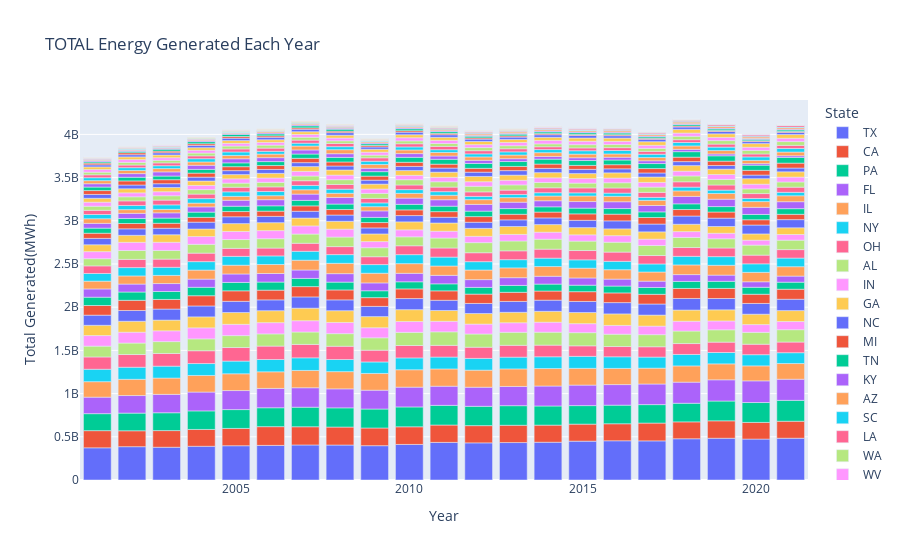

Notebook source saved alongside this figure:
### Markdown cell above
# Graphs

### Code cell
#heres a terrible example of a graph, decided to do the map instead

df = query_data()

fig = px.bar(df, x="Year", y="Total Generated(MWh)", 
             color = "State", title="TOTAL Energy Generated Each Year")
fig.show()

### Figure 1 — Plotly figure (JSON) as saved in the notebook; plotly's stock layout.template omitted (floating-point values rounded to 4 significant figures)
{"data": [{"alignmentgroup": "True", "hovertemplate": "State=TX<br>Year=%{x}<br>Total Generated(MWh)=%{y}<extra></extra>", "legendgroup": "TX", "marker": {"color": "#636efa", "pattern": {"shape": ""}}, "name": "TX", "offsetgroup": "TX", "orientation": "v", "showlegend": true, "textposition": "auto", "type": "bar", "x": [2001, 2002, 2003, 2004, 2005, 2006, 2007, 2008, 2009, 2010, 2011, 2012, 2013, 2014, 2015, 2016, 2017, 2018, 2019, 2020, 2021], "xaxis": "x", "y": [372580005, 385628540, 379199685, 390299148, 396668727, 400582880, 405492289, 404787783, 397167903, 411695049, 435500000.0, 429800000.0, 433400000.0, 437200000.0, 449826340, 454047593, 452794380, 477352431, 483201027, 473514914, 483561769], "yaxis": "y"}, {"alignmentgroup": "True", "hovertemplate": "State=CA<br>Year=%{x}<br>Total Generated(MWh)=%{y}<extra></extra>", "legendgroup": "CA", "marker": {"color": "#EF553B", "pattern": {"shape": ""}}, "name": "CA", "offsetgroup": "CA", "orientation": "v", "showlegend": true, "textposition": "auto", "type": "bar", "x": [2001, 2002, 2003, 2004, 2005, 2006, 2007, 2008, 2009, 2010, 2011, 2012, 2013, 2014, 2015, 2016, 2017, 2018, 2019, 2020, 2021], "xaxis": "x", "y": [198596072, 184210032, 192788542, 194780362, 200292813, 216798689, 210847585, 207984265, 204776141, 204125606, 200800000.0, 199500000.0, 200100000.0, 197700000.0, 196703848, 196963225, 206146518, 195465640, 201784202, 193074939, 196727116], "yaxis": "y"}, {"alignmentgroup": "True", "hovertemplate": "State=PA<br>Year=%{x}<br>Total Generated(MWh)=%{y}<extra></extra>", "legendgroup": "PA", "marker": {"color": "#00cc96", "pattern": {"shape": ""}}, "name": "PA", "offsetgroup": "PA", "orientation": "v", "showlegend": true, "textposition": "auto", "type": "bar", "x": [2001, 2002, 2003, 2004, 2005, 2006, 2007, 2008, 2009, 2010, 2011, 2012, 2013, 2014, 2015, 2016, 2017, 2018, 2019, 2020, 2021], "xaxis": "x", "y": [196576590, 204322879, 206349515, 214658499, 218091134, 218811600, 226088345, 222350938, 219496145, 229752315, 227600000.0, 223400000.0, 226800000.0, 221700000.0, 214572305, 215066511, 213639299, 215385830, 228995336, 230143281, 241648365], "yaxis": "y"}, {"alignmentgroup": "True", "hovertemplate": "State=FL<br>Year=%{x}<br>Total Generated(MWh)=%{y}<extra></extra>", "legendgroup": "FL", "marker": {"color": "#ab63fa", "pattern": {"shape": ""}}, "name": "FL", "offsetgroup": "FL", "orientation": "v", "showlegend": true, "textposition": "auto", "type": "bar", "x": [2001, 2002, 2003, 2004, 2005, 2006, 2007, 2008, 2009, 2010, 2011, 2012, 2013, 2014, 2015, 2016, 2017, 2018, 2019, 2020, 2021], "xaxis": "x", "y": [190945343, 203352773, 212610013, 218117924, 220256414, 223751621, 225416070, 219636829, 217952315, 229095941, 221900000.0, 221100000.0, 222400000.0, 231100000.0, 237412630, 238262141, 238413436, 244252041, 245603489, 250827799, 244401038], "yaxis": "y"}, {"alignmentgroup": "True", "hovertemplate": "State=IL<br>Year=%{x}<br>Total Generated(MWh)=%{y}<extra></extra>", "legendgroup": "IL", "marker": {"color": "#FFA15A", "pattern": {"shape": ""}}, "name": "IL", "offsetgroup": "IL", "orientation": "v", "showlegend": true, "textposition": "auto", "type": "bar", "x": [2001, 2002, 2003, 2004, 2005, 2006, 2007, 2008, 2009, 2010, 2011, 2012, 2013, 2014, 2015, 2016, 2017, 2018, 2019, 2020, 2021], "xaxis": "x", "y": [179249282, 188054455, 189055262, 191957779, 194120144, 192426964, 200260686, 199475174, 193864366, 201351874, 199500000.0, 197600000.0, 203000000.0, 202400000.0, 193952044, 187289136, 183591568, 188003357, 184470055, 173394537, 181859377], "yaxis": "y"}, {"alignmentgroup": "True", "hovertemplate": "State=NY<br>Year=%{x}<br>Total Generated(MWh)=%{y}<extra></extra>", "legendgroup": "NY", "marker": {"color": "#19d3f3", "pattern": {"shape": ""}}, "name": "NY", "offsetgroup": "NY", "orientation": "v", "showlegend": true, "textposition": "auto", "type": "bar", "x": [2001, 2002, 2003, 2004, 2005, 2006, 2007, 2008, 2009, 2010, 2011, 2012, 2013, 2014, 2015, 2016, 2017, 2018, 2019, 2020, 2021], "xaxis": "x", "y": [143914556, 139591688, 137643315, 137964803, 146887426, 142265439, 145878689, 140322095, 133150559, 136961659, 137600000.0, 135800000.0, 136100000.0, 136300000.0, 138627721, 134417111, 128065081, 132520504, 131603283, 129430273, 125226026], "yaxis": "y"}, {"alignmentgroup": "True", "hovertemplate": "State=OH<br>Year=%{x}<br>Total Generated(MWh)=%{y}<extra></extra>", "legendgroup": "OH", "marker": {"color": "#FF6692", "pattern": {"shape": ""}}, "name": "OH", "offsetgroup": "OH", "orientation": "v", "showlegend": true, "textposition": "auto", "type": "bar", "x": [2001, 2002, 2003, 2004, 2005, 2006, 2007, 2008, 2009, 2010, 2011, 2012, 2013, 2014, 2015, 2016, 2017, 2018, 2019, 2020, 2021], "xaxis": "x", "y": [142261809, 147068847, 146638134, 148345902, 156976328, 155434073, 155155549, 153412250, 136090221, 143598338, 135600000.0, 129700000.0, 137300000.0, 134600000.0, 121893401, 118922063, 119554368, 126184608, 120001123, 120992735, 123335613], "yaxis": "y"}, {"alignmentgroup": "True", "hovertemplate": "State=AL<br>Year=%{x}<br>Total Generated(MWh)=%{y}<extra></extra>", "legendgroup": "AL", "marker": {"color": "#B6E880", "pattern": {"shape": ""}}, "name": "AL", "offsetgroup": "AL", "orientation": "v", "showlegend": true, "textposition": "auto", "type": "bar", "x": [2001, 2002, 2003, 2004, 2005, 2006, 2007, 2008, 2009, 2010, 2011, 2012, 2013, 2014, 2015, 2016, 2017, 2018, 2019, 2020, 2021], "xaxis": "x", "y": [125345113, 132920673, 137487221, 137354767, 137948574, 140895443, 143826269, 145869896, 143255560, 152150510, 156300000.0, 152900000.0, 150600000.0, 150000000.0, 152477427, 142385096, 139964248, 145057996, 142679432, 137542696, 142955133], "yaxis": "y"}, {"alignmentgroup": "True", "hovertemplate": "State=IN<br>Year=%{x}<br>Total Generated(MWh)=%{y}<extra></extra>", "legendgroup": "IN", "marker": {"color": "#FF97FF", "pattern": {"shape": ""}}, "name": "IN", "offsetgroup": "IN", "orientation": "v", "showlegend": true, "textposition": "auto", "type": "bar", "x": [2001, 2002, 2003, 2004, 2005, 2006, 2007, 2008, 2009, 2010, 2011, 2012, 2013, 2014, 2015, 2016, 2017, 2018, 2019, 2020, 2021], "xaxis": "x", "y": [122569671, 125608143, 124888223, 127770404, 130371568, 130489790, 130638000, 129510293, 116670281, 125180735, 122100000.0, 114700000.0, 110400000.0, 115600000.0, 104019268, 101759065, 98929813, 113459711, 102505382, 89956918, 94565161], "yaxis": "y"}, {"alignmentgroup": "True", "hovertemplate": "State=GA<br>Year=%{x}<br>Total Generated(MWh)=%{y}<extra></extra>", "legendgroup": "GA", "marker": {"color": "#FECB52", "pattern": {"shape": ""}}, "name": "GA", "offsetgroup": "GA", "orientation": "v", "showlegend": true, "textposition": "auto", "type": "bar", "x": [2001, 2002, 2003, 2004, 2005, 2006, 2007, 2008, 2009, 2010, 2011, 2012, 2013, 2014, 2015, 2016, 2017, 2018, 2019, 2020, 2021], "xaxis": "x", "y": [118316789, 126512214, 124076832, 126812719, 136667894, 138010206, 145155152, 136173402, 128698377, 137576939, 124800000.0, 122300000.0, 121000000.0, 126000000.0, 128817889, 133380413, 127455319, 129239379, 128691566, 120125999, 126530745], "yaxis": "y"}, {"alignmentgroup": "True", "hovertemplate": "State=NC<br>Year=%{x}<br>Total Generated(MWh)=%{y}<extra></extra>", "legendgroup": "NC", "marker": {"color": "#636efa", "pattern": {"shape": ""}}, "name": "NC", "offsetgroup": "NC", "orientation": "v", "showlegend": true, "textposition": "auto", "type": "bar", "x": [2001, 2002, 2003, 2004, 2005, 2006, 2007, 2008, 2009, 2010, 2011, 2012, 2013, 2014, 2015, 2016, 2017, 2018, 2019, 2020, 2021], "xaxis": "x", "y": [117495851, 124468026, 127582321, 126329962, 129748582, 125214786, 130115295, 125239062, 118407401, 128678483, 118400000.0, 116700000.0, 125900000.0, 128900000.0, 128388445, 130779155, 128468116, 134249499, 131173856, 124363444, 131262686], "yaxis": "y"}, {"alignmentgroup": "True", "hovertemplate": "State=MI<br>Year=%{x}<br>Total Generated(MWh)=%{y}<extra></extra>", "legendgroup": "MI", "marker": {"color": "#EF553B", "pattern": {"shape": ""}}, "name": "MI", "offsetgroup": "MI", "orientation": "v", "showlegend": true, "textposition": "auto", "type": "bar", "x": [2001, 2002, 2003, 2004, 2005, 2006, 2007, 2008, 2009, 2010, 2011, 2012, 2013, 2014, 2015, 2016, 2017, 2018, 2019, 2020, 2021], "xaxis": "x", "y": [111845610, 117889086, 111347061, 118487270, 121619776, 112556731, 119309942, 114989800, 101202612, 111551380, 109200000.0, 108200000.0, 105400000.0, 105800000.0, 113008049, 112121797, 112313502, 115837098, 116701342, 106624721, 116045383], "yaxis": "y"}, {"alignmentgroup": "True", "hovertemplate": "State=TN<br>Year=%{x}<br>Total Generated(MWh)=%{y}<extra></extra>", "legendgroup": "TN", "marker": {"color": "#00cc96", "pattern": {"shape": ""}}, "name": "TN", "offsetgroup": "TN", "orientation": "v", "showlegend": true, "textposition": "auto", "type": "bar", "x": [2001, 2002, 2003, 2004, 2005, 2006, 2007, 2008, 2009, 2010, 2011, 2012, 2013, 2014, 2015, 2016, 2017, 2018, 2019, 2020, 2021], "xaxis": "x", "y": [96221976, 96114266, 92221799, 97594551, 97117165, 93911104, 95113410, 90663312, 79716892, 82348621, 81100000.0, 77720000.0, 79650000.0, 80260000.0, 75214641, 79340638, 79046219, 81554914, 82327116, 80566009, 81478887], "yaxis": "y"}, {"alignmentgroup": "True", "hovertemplate": "State=KY<br>Year=%{x}<br>Total Generated(MWh)=%{y}<extra></extra>", "legendgroup": "KY", "marker": {"color": "#ab63fa", "pattern": {"shape": ""}}, "name": "KY", "offsetgroup": "KY", "orientation": "v", "showlegend": true, "textposition": "auto", "type": "bar", "x": [2001, 2002, 2003, 2004, 2005, 2006, 2007, 2008, 2009, 2010, 2011, 2012, 2013, 2014, 2015, 2016, 2017, 2018, 2019, 2020, 2021], "xaxis": "x", "y": [95417625, 92106668, 91718817, 94529945, 97822424, 98792014, 97225318, 97863340, 90630423, 98217655, 98350000.0, 89950000.0, 89740000.0, 90740000.0, 83543664, 80273504, 73179188, 78804503, 71804253, 63539006, 70554259], "yaxis": "y"}, {"alignmentgroup": "True", "hovertemplate": "State=AZ<br>Year=%{x}<br>Total Generated(MWh)=%{y}<extra></extra>", "legendgroup": "AZ", "marker": {"color": "#FFA15A", "pattern": {"shape": ""}}, "name": "AZ", "offsetgroup": "AZ", "orientation": "v", "showlegend": true, "textposition": "auto", "type": "bar", "x": [2001, 2002, 2003, 2004, 2005, 2006, 2007, 2008, 2009, 2010, 2011, 2012, 2013, 2014, 2015, 2016, 2017, 2018, 2019, 2020, 2021], "xaxis": "x", "y": [89911272, 94131661, 94396218, 104564139, 101478648, 104392526, 113340970, 119459172, 111971249, 111750959, 108100000.0, 110900000.0, 113300000.0, 112400000.0, 113142051, 108763448, 105851768, 111925139, 113551989, 109305061, 108608535], "yaxis": "y"}, {"alignmentgroup": "True", "hovertemplate": "State=SC<br>Year=%{x}<br>Total Generated(MWh)=%{y}<extra></extra>", "legendgroup": "SC", "marker": {"color": "#19d3f3", "pattern": {"shape": ""}}, "name": "SC", "offsetgroup": "SC", "orientation": "v", "showlegend": true, "textposition": "auto", "type": "bar", "x": [2001, 2002, 2003, 2004, 2005, 2006, 2007, 2008, 2009, 2010, 2011, 2012, 2013, 2014, 2015, 2016, 2017, 2018, 2019, 2020, 2021], "xaxis": "x", "y": [89158990, 96563496, 93772679, 97939931, 102514657, 99267606, 103402136, 100978011, 100125486, 104153132, 103000000.0, 96760000.0, 95250000.0, 97100000.0, 96532213, 96985768, 93080943, 99364084, 100107510, 98528808, 99924409], "yaxis": "y"}, {"alignmentgroup": "True", "hovertemplate": "State=LA<br>Year=%{x}<br>Total Generated(MWh)=%{y}<extra></extra>", "legendgroup": "LA", "marker": {"color": "#FF6692", "pattern": {"shape": ""}}, "name": "LA", "offsetgroup": "LA", "orientation": "v", "showlegend": true, "textposition": "auto", "type": "bar", "x": [2001, 2002, 2003, 2004, 2005, 2006, 2007, 2008, 2009, 2010, 2011, 2012, 2013, 2014, 2015, 2016, 2017, 2018, 2019, 2020, 2021], "xaxis": "x", "y": [87894379, 94970964, 94885041, 98172296, 92616878, 90921830, 92578327, 92453137, 90993681, 102884943, 105500000.0, 103400000.0, 102000000.0, 104000000.0, 107812355, 107268801, 97719216, 102128483, 100174762, 100773776, 98061967], "yaxis": "y"}, {"alignmentgroup": "True", "hovertemplate": "State=WA<br>Year=%{x}<br>Total Generated(MWh)=%{y}<extra></extra>", "legendgroup": "WA", "marker": {"color": "#B6E880", "pattern": {"shape": ""}}, "name": "WA", "offsetgroup": "WA", "orientation": "v", "showlegend": true, "textposition": "auto", "type": "bar", "x": [2001, 2002, 2003, 2004, 2005, 2006, 2007, 2008, 2009, 2010, 2011, 2012, 2013, 2014, 2015, 2016, 2017, 2018, 2019, 2020, 2021], "xaxis": "x", "y": [83048670, 102765050, 100094687, 102165055, 101965854, 108203152, 106990209, 110828460, 104470128, 103472724, 115300000.0, 116800000.0, 114200000.0, 115400000.0, 109287463, 114086577, 115912082, 116756733, 106463607, 116114469, 109122726], "yaxis": "y"}, {"alignmentgroup": "True", "hovertemplate": "State=WV<br>Year=%{x}<br>Total Generated(MWh)=%{y}<extra></extra>", "legendgroup": "WV", "marker": {"color": "#FF97FF", "pattern": {"shape": ""}}, "name": "WV", "offsetgroup": "WV", "orientation": "v", "showlegend": true, "textposition": "auto", "type": "bar", "x": [2001, 2002, 2003, 2004, 2005, 2006, 2007, 2008, 2009, 2010, 2011, 2012, 2013, 2014, 2015, 2016, 2017, 2018, 2019, 2020, 2021], "xaxis": "x", "y": [81836725, 94761753, 94711550, 89749564, 93626282, 93815804, 93933111, 91123096, 70782514, 80788945, 79000000.0, 73410000.0, 75860000.0, 81160000.0, 72295267, 75942961, 73357081, 67249025, 63925644, 56661537, 65630564], "yaxis": "y"}, {"alignmentgroup": "True", "hovertemplate": "State=MO<br>Year=%{x}<br>Total Generated(MWh)=%{y}<extra></extra>", "legendgroup": "MO", "marker": {"color": "#FECB52", "pattern": {"shape": ""}}, "name": "MO", "offsetgroup": "MO", "orientation": "v", "showlegend": true, "textposition": "auto", "type": "bar", "x": [2001, 2002, 2003, 2004, 2005, 2006, 2007, 2008, 2009, 2010, 2011, 2012, 2013, 2014, 2015, 2016, 2017, 2018, 2019, 2020, 2021], "xaxis": "x", "y": [79544872, 81162196, 87225088, 87632907, 90828231, 91686350, 91153082, 91028792, 88354274, 92312991, 94930000.0, 91800000.0, 91630000.0, 88070000.0, 83640062, 78611513, 84606734, 85095387, 78278748, 72567870, 77815983], "yaxis": "y"}, {"alignmentgroup": "True", "hovertemplate": "State=VA<br>Year=%{x}<br>Total Generated(MWh)=%{y}<extra></extra>", "legendgroup": "VA", "marker": {"color": "#636efa", "pattern": {"shape": ""}}, "name": "VA", "offsetgroup": "VA", "orientation": "v", "showlegend": true, "textposition": "auto", "type": "bar", "x": [2001, 2002, 2003, 2004, 2005, 2006, 2007, 2008, 2009, 2010, 2011, 2012, 2013, 2014, 2015, 2016, 2017, 2018, 2019, 2020, 2021], "xaxis": "x", "y": [74104748, 75005656, 75309422, 78900045, 78943043, 73069539, 78360516, 72678536, 70082062, 72966459, 66660000.0, 70740000.0, 76900000.0, 77320000.0, 84411589, 92554880, 90417153, 95509121, 96827640, 103056188, 94309019], "yaxis": "y"}, {"alignmentgroup": "True", "hovertemplate": "State=NJ<br>Year=%{x}<br>Total Generated(MWh)=%{y}<extra></extra>", "legendgroup": "NJ", "marker": {"color": "#EF553B", "pattern": {"shape": ""}}, "name": "NJ", "offsetgroup": "NJ", "orientation": "v", "showlegend": true, "textposition": "auto", "type": "bar", "x": [2001, 2002, 2003, 2004, 2005, 2006, 2007, 2008, 2009, 2010, 2011, 2012, 2013, 2014, 2015, 2016, 2017, 2018, 2019, 2020, 2021], "xaxis": "x", "y": [59421262, 61569385, 57399354, 55882361, 60549582, 60700136, 62671247, 63674794, 61811249, 65682498, 64690000.0, 65260000.0, 64750000.0, 67460000.0, 74608860, 77611405, 75644515, 75033596, 71018779, 61106462, 61386527], "yaxis": "y"}, {"alignmentgroup": "True", "hovertemplate": "State=WI<br>Year=%{x}<br>Total Generated(MWh)=%{y}<extra></extra>", "legendgroup": "WI", "marker": {"color": "#00cc96", "pattern": {"shape": ""}}, "name": "WI", "offsetgroup": "WI", "orientation": "v", "showlegend": true, "textposition": "auto", "type": "bar", "x": [2001, 2002, 2003, 2004, 2005, 2006, 2007, 2008, 2009, 2010, 2011, 2012, 2013, 2014, 2015, 2016, 2017, 2018, 2019, 2020, 2021], "xaxis": "x", "y": [58763434, 58431436, 60122427, 60444944, 61824659, 61639846, 63390625, 63479547, 59959055, 64314068, 63290000.0, 63740000.0, 65960000.0, 60770000.0, 66360181, 64966609, 65107333, 65936801, 62774297, 61448549, 65478679], "yaxis": "y"}, {"alignmentgroup": "True", "hovertemplate": "State=OK<br>Year=%{x}<br>Total Generated(MWh)=%{y}<extra></extra>", "legendgroup": "OK", "marker": {"color": "#ab63fa", "pattern": {"shape": ""}}, "name": "OK", "offsetgroup": "OK", "orientation": "v", "showlegend": true, "textposition": "auto", "type": "bar", "x": [2001, 2002, 2003, 2004, 2005, 2006, 2007, 2008, 2009, 2010, 2011, 2012, 2013, 2014, 2015, 2016, 2017, 2018, 2019, 2020, 2021], "xaxis": "x", "y": [55249453, 59183418, 60626862, 60729562, 68607829, 70614878, 72819091, 76328906, 75066814, 72250731, 74610000.0, 77900000.0, 73670000.0, 70300000.0, 76135599, 78655011, 73731653, 86223721, 85216502, 82297835, 80564122], "yaxis": "y"}, {"alignmentgroup": "True", "hovertemplate": "State=MS<br>Year=%{x}<br>Total Generated(MWh)=%{y}<extra></extra>", "legendgroup": "MS", "marker": {"color": "#FFA15A", "pattern": {"shape": ""}}, "name": "MS", "offsetgroup": "MS", "orientation": "v", "showlegend": true, "textposition": "auto", "type": "bar", "x": [2001, 2002, 2003, 2004, 2005, 2006, 2007, 2008, 2009, 2010, 2011, 2012, 2013, 2014, 2015, 2016, 2017, 2018, 2019, 2020, 2021], "xaxis": "x", "y": [53446448, 42888814, 40148276, 43662613, 45067453, 46228847, 50043691, 48205710, 48701483, 54487269, 51570000.0, 54580000.0, 52810000.0, 54860000.0, 64757867, 62881298, 59727634, 63473769, 65958757, 66581789, 68713324], "yaxis": "y"}, {"alignmentgroup": "True", "hovertemplate": "State=MD<br>Year=%{x}<br>Total Generated(MWh)=%{y}<extra></extra>", "legendgroup": "MD", "marker": {"color": "#19d3f3", "pattern": {"shape": ""}}, "name": "MD", "offsetgroup": "MD", "orientation": "v", "showlegend": true, "textposition": "auto", "type": "bar", "x": [2001, 2002, 2003, 2004, 2005, 2006, 2007, 2008, 2009, 2010, 2011, 2012, 2013, 2014, 2015, 2016, 2017, 2018, 2019, 2020, 2021], "xaxis": "x", "y": [49062341, 48279085, 52244244, 52052781, 52661606, 48956890, 50197928, 47360962, 43774832, 43607257, 41820000.0, 37810000.0, 35850000.0, 38020000.0, 36365540, 37166684, 34104077, 43809646, 39328700, 36029207, 39719296], "yaxis": "y"}, {"alignmentgroup": "True", "hovertemplate": "State=MN<br>Year=%{x}<br>Total Generated(MWh)=%{y}<extra></extra>", "legendgroup": "MN", "marker": {"color": "#FF6692", "pattern": {"shape": ""}}, "name": "MN", "offsetgroup": "MN", "orientation": "v", "showlegend": true, "textposition": "auto", "type": "bar", "x": [2001, 2002, 2003, 2004, 2005, 2006, 2007, 2008, 2009, 2010, 2011, 2012, 2013, 2014, 2015, 2016, 2017, 2018, 2019, 2020, 2021], "xaxis": "x", "y": [48523223, 52777958, 55050985, 52364129, 53018994, 53237796, 54477651, 54763364, 52491840, 53670220, 53120000.0, 52190000.0, 51300000.0, 56830000.0, 56979768, 59478759, 58748839, 61517452, 59379390, 56510140, 59628025], "yaxis": "y"}, {"alignmentgroup": "True", "hovertemplate": "State=AR<br>Year=%{x}<br>Total Generated(MWh)=%{y}<extra></extra>", "legendgroup": "AR", "marker": {"color": "#B6E880", "pattern": {"shape": ""}}, "name": "AR", "offsetgroup": "AR", "orientation": "v", "showlegend": true, "textposition": "auto", "type": "bar", "x": [2001, 2002, 2003, 2004, 2005, 2006, 2007, 2008, 2009, 2010, 2011, 2012, 2013, 2014, 2015, 2016, 2017, 2018, 2019, 2020, 2021], "xaxis": "x", "y": [47192036, 47611641, 50401105, 51927641, 47794508, 52168698, 54596236, 55050528, 57457747, 61000191, 61310000.0, 65010000.0, 60320000.0, 61580000.0, 55559424, 60445056, 60775219, 67999360, 64442895, 54641263, 60230137], "yaxis": "y"}, {"alignmentgroup": "True", "hovertemplate": "State=CO<br>Year=%{x}<br>Total Generated(MWh)=%{y}<extra></extra>", "legendgroup": "CO", "marker": {"color": "#FF97FF", "pattern": {"shape": ""}}, "name": "CO", "offsetgroup": "CO", "orientation": "v", "showlegend": true, "textposition": "auto", "type": "bar", "x": [2001, 2002, 2003, 2004, 2005, 2006, 2007, 2008, 2009, 2010, 2011, 2012, 2013, 2014, 2015, 2016, 2017, 2018, 2019, 2020, 2021], "xaxis": "x", "y": [46876003, 45600391, 46616787, 47869505, 49616696, 50698353, 53907490, 53441593, 50565953, 50720788, 51430000.0, 52560000.0, 52940000.0, 54000000.0, 52393074, 54418473, 53843996, 55386281, 56337735, 54115020, 56737727], "yaxis": "y"}, {"alignmentgroup": "True", "hovertemplate": "State=OR<br>Year=%{x}<br>Total Generated(MWh)=%{y}<extra></extra>", "legendgroup": "OR", "marker": {"color": "#FECB52", "pattern": {"shape": ""}}, "name": "OR", "offsetgroup": "OR", "orientation": "v", "showlegend": true, "textposition": "auto", "type": "bar", "x": [2001, 2002, 2003, 2004, 2005, 2006, 2007, 2008, 2009, 2010, 2011, 2012, 2013, 2014, 2015, 2016, 2017, 2018, 2019, 2020, 2021], "xaxis": "x", "y": [45051906, 47099368, 48966140, 51381280, 49325008, 53340699, 55077795, 58718436, 56690852, 55126998, 59700000.0, 60930000.0, 59900000.0, 59720000.0, 57866529, 60182010, 62713748, 64113560, 62258380, 63624785, 61081837], "yaxis": "y"}, {"alignmentgroup": "True", "hovertemplate": "State=WY<br>Year=%{x}<br>Total Generated(MWh)=%{y}<extra></extra>", "legendgroup": "WY", "marker": {"color": "#636efa", "pattern": {"shape": ""}}, "name": "WY", "offsetgroup": "WY", "orientation": "v", "showlegend": true, "textposition": "auto", "type": "bar", "x": [2001, 2002, 2003, 2004, 2005, 2006, 2007, 2008, 2009, 2010, 2011, 2012, 2013, 2014, 2015, 2016, 2017, 2018, 2019, 2020, 2021], "xaxis": "x", "y": [44776938, 43783839, 43626603, 44807600, 45567309, 45400364, 45633489, 46500446, 46029218, 48119254, 47640000.0, 49590000.0, 52480000.0, 49460000.0, 48966523, 46656633, 46741846, 46112140, 42145656, 42010988, 43650676], "yaxis": "y"}, {"alignmentgroup": "True", "hovertemplate": "State=KS<br>Year=%{x}<br>Total Generated(MWh)=%{y}<extra></extra>", "legendgroup": "KS", "marker": {"color": "#EF553B", "pattern": {"shape": ""}}, "name": "KS", "offsetgroup": "KS", "orientation": "v", "showlegend": true, "textposition": "auto", "type": "bar", "x": [2001, 2002, 2003, 2004, 2005, 2006, 2007, 2008, 2009, 2010, 2011, 2012, 2013, 2014, 2015, 2016, 2017, 2018, 2019, 2020, 2021], "xaxis": "x", "y": [44748522, 47188445, 46567566, 46782657, 45862700, 45523739, 50122198, 46630319, 46677305, 47923767, 45360000.0, 44420000.0, 48470000.0, 50040000.0, 45527123, 47599990, 50933297, 51710217, 50887992, 54541831, 56745956], "yaxis": "y"}, {"alignmentgroup": "True", "hovertemplate": "State=IA<br>Year=%{x}<br>Total Generated(MWh)=%{y}<extra></extra>", "legendgroup": "IA", "marker": {"color": "#00cc96", "pattern": {"shape": ""}}, "name": "IA", "offsetgroup": "IA", "orientation": "v", "showlegend": true, "textposition": "auto", "type": "bar", "x": [2001, 2002, 2003, 2004, 2005, 2006, 2007, 2008, 2009, 2010, 2011, 2012, 2013, 2014, 2015, 2016, 2017, 2018, 2019, 2020, 2021], "xaxis": "x", "y": [40658513, 42528383, 42116192, 43248189, 44156157, 45483466, 49789213, 53086787, 51860059, 57508721, 56370000.0, 56680000.0, 56670000.0, 57120000.0, 56658912, 54392512, 57909567, 63380567, 61673546, 59636682, 66120266], "yaxis": "y"}, {"alignmentgroup": "True", "hovertemplate": "State=MA<br>Year=%{x}<br>Total Generated(MWh)=%{y}<extra></extra>", "legendgroup": "MA", "marker": {"color": "#ab63fa", "pattern": {"shape": ""}}, "name": "MA", "offsetgroup": "MA", "orientation": "v", "showlegend": true, "textposition": "auto", "type": "bar", "x": [2001, 2002, 2003, 2004, 2005, 2006, 2007, 2008, 2009, 2010, 2011, 2012, 2013, 2014, 2015, 2016, 2017, 2018, 2019, 2020, 2021], "xaxis": "x", "y": [38478433, 42027825, 48385024, 47500481, 47515445, 45597777, 47075976, 42505480, 38966655, 42804835, 38050000.0, 36200000.0, 32890000.0, 31120000.0, 32085959, 31955032, 32204114, 27172881, 21515630, 18214145, 19366993], "yaxis": "y"}, {"alignmentgroup": "True", "hovertemplate": "State=UT<br>Year=%{x}<br>Total Generated(MWh)=%{y}<extra></extra>", "legendgroup": "UT", "marker": {"color": "#FFA15A", "pattern": {"shape": ""}}, "name": "UT", "offsetgroup": "UT", "orientation": "v", "showlegend": true, "textposition": "auto", "type": "bar", "x": [2001, 2002, 2003, 2004, 2005, 2006, 2007, 2008, 2009, 2010, 2011, 2012, 2013, 2014, 2015, 2016, 2017, 2018, 2019, 2020, 2021], "xaxis": "x", "y": [35853750, 36608007, 38023667, 38211977, 38165128, 41263325, 45372573, 46578766, 43542945, 42249352, 40840000.0, 39400000.0, 42520000.0, 43590000.0, 41949116, 38133925, 37411878, 39375427, 39117030, 37087306, 42656775], "yaxis": "y"}, {"alignmentgroup": "True", "hovertemplate": "State=NV<br>Year=%{x}<br>Total Generated(MWh)=%{y}<extra></extra>", "legendgroup": "NV", "marker": {"color": "#19d3f3", "pattern": {"shape": ""}}, "name": "NV", "offsetgroup": "NV", "orientation": "v", "showlegend": true, "textposition": "auto", "type": "bar", "x": [2001, 2002, 2003, 2004, 2005, 2006, 2007, 2008, 2009, 2010, 2011, 2012, 2013, 2014, 2015, 2016, 2017, 2018, 2019, 2020, 2021], "xaxis": "x", "y": [33875966, 32088938, 33194888, 37667442, 40213748, 31860023, 32669737, 35089976, 37705134, 35146250, 31940000.0, 35170000.0, 36440000.0, 36190000.0, 39046784, 39787009, 38201296, 39640242, 39889663, 40424743, 41880191], "yaxis": "y"}, {"alignmentgroup": "True", "hovertemplate": "State=NM<br>Year=%{x}<br>Total Generated(MWh)=%{y}<extra></extra>", "legendgroup": "NM", "marker": {"color": "#FF6692", "pattern": {"shape": ""}}, "name": "NM", "offsetgroup": "NM", "orientation": "v", "showlegend": true, "textposition": "auto", "type": "bar", "x": [2001, 2002, 2003, 2004, 2005, 2006, 2007, 2008, 2009, 2010, 2011, 2012, 2013, 2014, 2015, 2016, 2017, 2018, 2019, 2020, 2021], "xaxis": "x", "y": [33611643, 30661709, 32735655, 32940362, 35135644, 37265628, 35985336, 37009846, 39674336, 36251545, 38180000.0, 36640000.0, 35870000.0, 32120000.0, 32701395, 32912036, 33597415, 32673685, 35174512, 34075590, 35271296], "yaxis": "y"}, {"alignmentgroup": "True", "hovertemplate": "State=CT<br>Year=%{x}<br>Total Generated(MWh)=%{y}<extra></extra>", "legendgroup": "CT", "marker": {"color": "#B6E880", "pattern": {"shape": ""}}, "name": "CT", "offsetgroup": "CT", "orientation": "v", "showlegend": true, "textposition": "auto", "type": "bar", "x": [2001, 2002, 2003, 2004, 2005, 2006, 2007, 2008, 2009, 2010, 2011, 2012, 2013, 2014, 2015, 2016, 2017, 2018, 2019, 2020, 2021], "xaxis": "x", "y": [30490645, 31311212, 29545049, 32633407, 33549741, 34681732, 33171201, 30409475, 31206229, 33349622, 33750000.0, 36120000.0, 35610000.0, 33600000.0, 37470614, 36496560, 34562659, 39453551, 40050031, 41190571, 44123575], "yaxis": "y"}, {"alignmentgroup": "True", "hovertemplate": "State=NE<br>Year=%{x}<br>Total Generated(MWh)=%{y}<extra></extra>", "legendgroup": "NE", "marker": {"color": "#FF97FF", "pattern": {"shape": ""}}, "name": "NE", "offsetgroup": "NE", "orientation": "v", "showlegend": true, "textposition": "auto", "type": "bar", "x": [2001, 2002, 2003, 2004, 2005, 2006, 2007, 2008, 2009, 2010, 2011, 2012, 2013, 2014, 2015, 2016, 2017, 2018, 2019, 2020, 2021], "xaxis": "x", "y": [30485213, 31618488, 30455984, 32008709, 31464739, 31669968, 32442703, 32373521, 34001898, 36630016, 36100000.0, 34220000.0, 37100000.0, 39610000.0, 39883394, 36524870, 35406984, 36966213, 37297613, 36848686, 38644643], "yaxis": "y"}, {"alignmentgroup": "True", "hovertemplate": "State=ND<br>Year=%{x}<br>Total Generated(MWh)=%{y}<extra></extra>", "legendgroup": "ND", "marker": {"color": "#FECB52", "pattern": {"shape": ""}}, "name": "ND", "offsetgroup": "ND", "orientation": "v", "showlegend": true, "textposition": "auto", "type": "bar", "x": [2001, 2002, 2003, 2004, 2005, 2006, 2007, 2008, 2009, 2010, 2011, 2012, 2013, 2014, 2015, 2016, 2017, 2018, 2019, 2020, 2021], "xaxis": "x", "y": [30332072, 31306306, 31322124, 29936111, 31932619, 30881138, 31224103, 32734574, 34196465, 34739539, 35080000.0, 36130000.0, 35020000.0, 36110000.0, 37156613, 37856454, 41505077, 42615320, 41147321, 42176429, 42705232], "yaxis": "y"}, {"alignmentgroup": "True", "hovertemplate": "State=MT<br>Year=%{x}<br>Total Generated(MWh)=%{y}<extra></extra>", "legendgroup": "MT", "marker": {"color": "#636efa", "pattern": {"shape": ""}}, "name": "MT", "offsetgroup": "MT", "orientation": "v", "showlegend": true, "textposition": "auto", "type": "bar", "x": [2001, 2002, 2003, 2004, 2005, 2006, 2007, 2008, 2009, 2010, 2011, 2012, 2013, 2014, 2015, 2016, 2017, 2018, 2019, 2020, 2021], "xaxis": "x", "y": [24232487, 25473706, 26268728, 26788772, 27938777, 28243535, 28931503, 29637143, 26712731, 29791179, 30130000.0, 27800000.0, 27690000.0, 30240000.0, 29302406, 27783530, 28220944, 28212833, 27797079, 23353290, 24466637], "yaxis": "y"}, {"alignmentgroup": "True", "hovertemplate": "State=ME<br>Year=%{x}<br>Total Generated(MWh)=%{y}<extra></extra>", "legendgroup": "ME", "marker": {"color": "#EF553B", "pattern": {"shape": ""}}, "name": "ME", "offsetgroup": "ME", "orientation": "v", "showlegend": true, "textposition": "auto", "type": "bar", "x": [2001, 2002, 2003, 2004, 2005, 2006, 2007, 2008, 2009, 2010, 2011, 2012, 2013, 2014, 2015, 2016, 2017, 2018, 2019, 2020, 2021], "xaxis": "x", "y": [19564821, 22535036, 18971639, 19098894, 18843978, 16816175, 16128568, 17094916, 16349845, 17018657, 15970000.0, 14430000.0, 14030000.0, 13150000.0, 11741270, 11514427, 11264281, 11280697, 10490559, 10001879, 10952775], "yaxis": "y"}, {"alignmentgroup": "True", "hovertemplate": "State=NH<br>Year=%{x}<br>Total Generated(MWh)=%{y}<extra></extra>", "legendgroup": "NH", "marker": {"color": "#00cc96", "pattern": {"shape": ""}}, "name": "NH", "offsetgroup": "NH", "orientation": "v", "showlegend": true, "textposition": "auto", "type": "bar", "x": [2001, 2002, 2003, 2004, 2005, 2006, 2007, 2008, 2009, 2010, 2011, 2012, 2013, 2014, 2015, 2016, 2017, 2018, 2019, 2020, 2021], "xaxis": "x", "y": [15074624, 15953078, 21597107, 23875791, 24470010, 22063691, 23277170, 22876990, 20164122, 22195920, 20070000.0, 19260000.0, 19780000.0, 19580000.0, 20015899, 19282498, 17446841, 17087156, 18026597, 16350582, 17434999], "yaxis": "y"}, {"alignmentgroup": "True", "hovertemplate": "State=HI<br>Year=%{x}<br>Total Generated(MWh)=%{y}<extra></extra>", "legendgroup": "HI", "marker": {"color": "#ab63fa", "pattern": {"shape": ""}}, "name": "HI", "offsetgroup": "HI", "orientation": "v", "showlegend": true, "textposition": "auto", "type": "bar", "x": [2001, 2002, 2003, 2004, 2005, 2006, 2007, 2008, 2009, 2010, 2011, 2012, 2013, 2014, 2015, 2016, 2017, 2018, 2019, 2020, 2021], "xaxis": "x", "y": [10633092, 11663072, 10976371, 11410405, 11522807, 11559175, 11533349, 11376381, 11010537, 10836038, 10720000.0, 10470000.0, 10270000.0, 9998000.0, 10119497, 9948848, 9812966, 9796779, 9750007, 9079012, 9188089], "yaxis": "y"}, {"alignmentgroup": "True", "hovertemplate": "State=ID<br>Year=%{x}<br>Total Generated(MWh)=%{y}<extra></extra>", "legendgroup": "ID", "marker": {"color": "#FFA15A", "pattern": {"shape": ""}}, "name": "ID", "offsetgroup": "ID", "orientation": "v", "showlegend": true, "textposition": "auto", "type": "bar", "x": [2001, 2002, 2003, 2004, 2005, 2006, 2007, 2008, 2009, 2010, 2011, 2012, 2013, 2014, 2015, 2016, 2017, 2018, 2019, 2020, 2021], "xaxis": "x", "y": [9346942, 9786932, 10422936, 10863035, 10824983, 13386085, 11484094, 11970554, 13100153, 12024565, 16570000.0, 15500000.0, 15190000.0, 15180000.0, 15667090, 15660937, 17396032, 18172120, 18407814, 17686137, 16948581], "yaxis": "y"}, {"alignmentgroup": "True", "hovertemplate": "State=RI<br>Year=%{x}<br>Total Generated(MWh)=%{y}<extra></extra>", "legendgroup": "RI", "marker": {"color": "#19d3f3", "pattern": {"shape": ""}}, "name": "RI", "offsetgroup": "RI", "orientation": "v", "showlegend": true, "textposition": "auto", "type": "bar", "x": [2001, 2002, 2003, 2004, 2005, 2006, 2007, 2008, 2009, 2010, 2011, 2012, 2013, 2014, 2015, 2016, 2017, 2018, 2019, 2020, 2021], "xaxis": "x", "y": [7501892, 7056759, 5621141, 4939425, 6053297, 5967725, 7049846, 7387265, 7696823, 7738722, 8722000.0, 8309000.0, 6247000.0, 6293000.0, 6939020, 6564887, 7614943, 8375257, 7624402, 8894939, 8035017], "yaxis": "y"}, {"alignmentgroup": "True", "hovertemplate": "State=SD<br>Year=%{x}<br>Total Generated(MWh)=%{y}<extra></extra>", "legendgroup": "SD", "marker": {"color": "#FF6692", "pattern": {"shape": ""}}, "name": "SD", "offsetgroup": "SD", "orientation": "v", "showlegend": true, "textposition": "auto", "type": "bar", "x": [2001, 2002, 2003, 2004, 2005, 2006, 2007, 2008, 2009, 2010, 2011, 2012, 2013, 2014, 2015, 2016, 2017, 2018, 2019, 2020, 2021], "xaxis": "x", "y": [7400743, 7721958, 7943837, 7510216, 6520771, 7132242, 6136605, 7082669, 8196534, 10049634, 12000000.0, 12030000.0, 10110000.0, 11530000.0, 9633036, 11524181, 10935715, 12616392, 14506644, 14146536, 17834631], "yaxis": "y"}, {"alignmentgroup": "True", "hovertemplate": "State=DE<br>Year=%{x}<br>Total Generated(MWh)=%{y}<extra></extra>", "legendgroup": "DE", "marker": {"color": "#B6E880", "pattern": {"shape": ""}}, "name": "DE", "offsetgroup": "DE", "orientation": "v", "showlegend": true, "textposition": "auto", "type": "bar", "x": [2001, 2002, 2003, 2004, 2005, 2006, 2007, 2008, 2009, 2010, 2011, 2012, 2013, 2014, 2015, 2016, 2017, 2018, 2019, 2020, 2021], "xaxis": "x", "y": [6807685, 6002484, 7392284, 7855547, 8136578, 7182178, 8534164, 7523840, 4841558, 5627647, 6590000.0, 8634000.0, 7761000.0, 7627000.0, 7810004, 8731272, 7495983, 6240644, 5258537, 5205369, 4039976], "yaxis": "y"}, {"alignmentgroup": "True", "hovertemplate": "State=AK<br>Year=%{x}<br>Total Generated(MWh)=%{y}<extra></extra>", "legendgroup": "AK", "marker": {"color": "#FF97FF", "pattern": {"shape": ""}}, "name": "AK", "offsetgroup": "AK", "orientation": "v", "showlegend": true, "textposition": "auto", "type": "bar", "x": [2001, 2002, 2003, 2004, 2005, 2006, 2007, 2008, 2009, 2010, 2011, 2012, 2013, 2014, 2015, 2016, 2017, 2018, 2019, 2020, 2021], "xaxis": "x", "y": [6743766, 6767323, 6338733, 6526722, 6576658, 6674195, 6821389, 6774837, 6702158, 6759575, 6871000.0, 6946000.0, 6497000.0, 6149000.0, 6284933, 6335031, 6497469, 6247364, 6070842, 6276443, 5943530], "yaxis": "y"}, {"alignmentgroup": "True", "hovertemplate": "State=VT<br>Year=%{x}<br>Total Generated(MWh)=%{y}<extra></extra>", "legendgroup": "VT", "marker": {"color": "#FECB52", "pattern": {"shape": ""}}, "name": "VT", "offsetgroup": "VT", "orientation": "v", "showlegend": true, "textposition": "auto", "type": "bar", "x": [2001, 2002, 2003, 2004, 2005, 2006, 2007, 2008, 2009, 2010, 2011, 2012, 2013, 2014, 2015, 2016, 2017, 2018, 2019, 2020, 2021], "xaxis": "x", "y": [5480614, 5456189, 6027963, 5470381, 5716760, 7084345, 5823581, 6820220, 7282350, 6619989, 6776000.0, 6570000.0, 6885000.0, 6997000.0, 1982051, 1911206, 2141387, 2178918, 2289797, 2156411, 2147738], "yaxis": "y"}, {"alignmentgroup": "True", "hovertemplate": "State=DC<br>Year=%{x}<br>Total Generated(MWh)=%{y}<extra></extra>", "legendgroup": "DC", "marker": {"color": "#636efa", "pattern": {"shape": ""}}, "name": "DC", "offsetgroup": "DC", "orientation": "v", "showlegend": true, "textposition": "auto", "type": "bar", "x": [2001, 2002, 2003, 2004, 2005, 2006, 2007, 2008, 2009, 2010, 2011, 2012, 2013, 2014, 2015, 2016, 2017, 2018, 2019, 2020, 2021], "xaxis": "x", "y": [123239, 261980, 74144, 36487, 226042, 81467, 75251, 72316, 35499, 199858, 200900.0, 71790.0, 65850.0, 64970.0, 53748, 76469, 66871, 79331, 174080, 201106, 218241], "yaxis": "y"}], "layout": {"barmode": "relative", "legend": {"title": {"text": "State"}, "tracegroupgap": 0}, "title": {"text": "TOTAL Energy Generated Each Year"}, "xaxis": {"anchor": "y", "domain": [0, 1], "title": {"text": "Year"}}, "yaxis": {"anchor": "x", "domain": [0, 1], "title": {"text": "Total Generated(MWh)"}}}}
